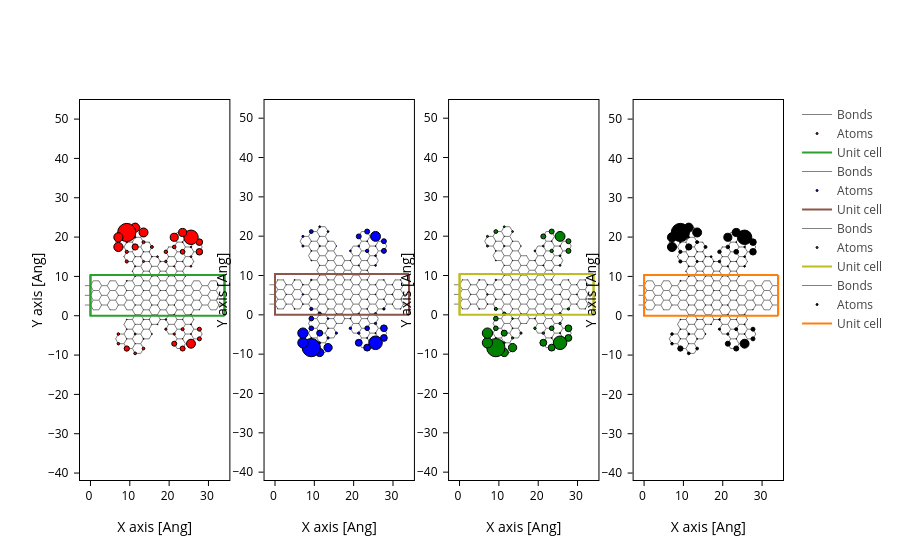

This figure's notebook cell:
### Code cell
## Eigen states
es = H.eigenstate(k=(0,0,0))
states_near_fermi = range(len(H) // 2 - 2, len(H)//2 + 2)
es_fermi = es.sub(states_near_fermi)

plots = [
    graphene.plot(axes="xy", atoms_style=[{"size": n*15, "color": c}])
    for n, c in zip(es_fermi.norm2(projection="orbital"), ("red", "blue", "green", "black"))
]

viz.merge_plots(*plots, composite_method="subplots", cols=4)

### Figure 1 — Plotly figure (JSON) as saved in the notebook; plotly's stock layout.template omitted (floating-point values rounded to 4 significant figures; data arrays with more than 128 entries replaced by an {"elided": "..."} marker saying what was removed)
{"data": [{"line": {"color": "gray", "width": 1}, "meta": {"i_plot": 0}, "mode": "lines", "name": "Bonds", "opacity": 1, "type": "scatter", "x": {"elided": "7644 float values"}, "xaxis": "x", "y": {"elided": "7644 float values"}, "yaxis": "y"}, {"marker": {"color": "red", "line": {"color": "black", "width": 1}, "opacity": 1, "size": {"elided": "262 float values"}}, "meta": {"i_plot": 0}, "mode": "markers", "name": "Atoms", "opacity": 1, "type": "scatter", "x": {"elided": "262 float values"}, "xaxis": "x", "y": {"elided": "262 float values"}, "yaxis": "y"}, {"meta": {"i_plot": 0}, "mode": "lines", "name": "Unit cell", "type": "scatter", "x": [0.0, 0.0, 34.08, 34.08, 0.0, 0.0, NaN, 0.0, 0.0, 0.0, 34.08, 34.08, 0.0, NaN, 34.08, 34.08, NaN, 34.08, 34.08], "xaxis": "x", "y": [0.0, 10.38, 10.38, 10.38, 10.38, 10.38, NaN, 10.38, 0.0, 0.0, 0.0, 0.0, 0.0, NaN, 10.38, 0.0, NaN, 10.38, 0.0], "yaxis": "y"}, {"line": {"color": "gray", "width": 1}, "meta": {"i_plot": 1}, "mode": "lines", "name": "Bonds", "opacity": 1, "type": "scatter", "x": {"elided": "7644 float values"}, "xaxis": "x2", "y": {"elided": "7644 float values"}, "yaxis": "y2"}, {"marker": {"color": "blue", "line": {"color": "black", "width": 1}, "opacity": 1, "size": {"elided": "262 float values"}}, "meta": {"i_plot": 1}, "mode": "markers", "name": "Atoms", "opacity": 1, "type": "scatter", "x": {"elided": "262 float values"}, "xaxis": "x2", "y": {"elided": "262 float values"}, "yaxis": "y2"}, {"meta": {"i_plot": 1}, "mode": "lines", "name": "Unit cell", "type": "scatter", "x": [0.0, 0.0, 34.08, 34.08, 0.0, 0.0, NaN, 0.0, 0.0, 0.0, 34.08, 34.08, 0.0, NaN, 34.08, 34.08, NaN, 34.08, 34.08], "xaxis": "x2", "y": [0.0, 10.38, 10.38, 10.38, 10.38, 10.38, NaN, 10.38, 0.0, 0.0, 0.0, 0.0, 0.0, NaN, 10.38, 0.0, NaN, 10.38, 0.0], "yaxis": "y2"}, {"line": {"color": "gray", "width": 1}, "meta": {"i_plot": 2}, "mode": "lines", "name": "Bonds", "opacity": 1, "type": "scatter", "x": {"elided": "7644 float values"}, "xaxis": "x3", "y": {"elided": "7644 float values"}, "yaxis": "y3"}, {"marker": {"color": "green", "line": {"color": "black", "width": 1}, "opacity": 1, "size": {"elided": "262 float values"}}, "meta": {"i_plot": 2}, "mode": "markers", "name": "Atoms", "opacity": 1, "type": "scatter", "x": {"elided": "262 float values"}, "xaxis": "x3", "y": {"elided": "262 float values"}, "yaxis": "y3"}, {"meta": {"i_plot": 2}, "mode": "lines", "name": "Unit cell", "type": "scatter", "x": [0.0, 0.0, 34.08, 34.08, 0.0, 0.0, NaN, 0.0, 0.0, 0.0, 34.08, 34.08, 0.0, NaN, 34.08, 34.08, NaN, 34.08, 34.08], "xaxis": "x3", "y": [0.0, 10.38, 10.38, 10.38, 10.38, 10.38, NaN, 10.38, 0.0, 0.0, 0.0, 0.0, 0.0, NaN, 10.38, 0.0, NaN, 10.38, 0.0], "yaxis": "y3"}, {"line": {"color": "gray", "width": 1}, "meta": {"i_plot": 3}, "mode": "lines", "name": "Bonds", "opacity": 1, "type": "scatter", "x": {"elided": "7644 float values"}, "xaxis": "x4", "y": {"elided": "7644 float values"}, "yaxis": "y4"}, {"marker": {"color": "black", "line": {"color": "black", "width": 1}, "opacity": 1, "size": {"elided": "262 float values"}}, "meta": {"i_plot": 3}, "mode": "markers", "name": "Atoms", "opacity": 1, "type": "scatter", "x": {"elided": "262 float values"}, "xaxis": "x4", "y": {"elided": "262 float values"}, "yaxis": "y4"}, {"meta": {"i_plot": 3}, "mode": "lines", "name": "Unit cell", "type": "scatter", "x": [0.0, 0.0, 34.08, 34.08, 0.0, 0.0, NaN, 0.0, 0.0, 0.0, 34.08, 34.08, 0.0, NaN, 34.08, 34.08, NaN, 34.08, 34.08], "xaxis": "x4", "y": [0.0, 10.38, 10.38, 10.38, 10.38, 10.38, NaN, 10.38, 0.0, 0.0, 0.0, 0.0, 0.0, NaN, 10.38, 0.0, NaN, 10.38, 0.0], "yaxis": "y4"}], "layout": {"scene": {"aspectmode": "data", "xaxis": {"title": {"text": "X axis [Ang]"}}, "yaxis": {"title": {"text": "Y axis [Ang]"}}}, "xaxis": {"anchor": "y", "domain": [0, 0.2125], "scaleanchor": "y", "scaleratio": 1, "title": {"text": "X axis [Ang]"}}, "xaxis2": {"anchor": "y2", "domain": [0.2625, 0.475], "scaleanchor": "y2", "scaleratio": 1, "title": {"text": "X axis [Ang]"}}, "xaxis3": {"anchor": "y3", "domain": [0.525, 0.7375], "scaleanchor": "y3", "scaleratio": 1, "title": {"text": "X axis [Ang]"}}, "xaxis4": {"anchor": "y4", "domain": [0.7875, 1], "scaleanchor": "y4", "scaleratio": 1, "title": {"text": "X axis [Ang]"}}, "yaxis": {"anchor": "x", "domain": [0, 1], "title": {"text": "Y axis [Ang]"}}, "yaxis2": {"anchor": "x2", "domain": [0, 1], "title": {"text": "Y axis [Ang]"}}, "yaxis3": {"anchor": "x3", "domain": [0, 1], "title": {"text": "Y axis [Ang]"}}, "yaxis4": {"anchor": "x4", "domain": [0, 1], "title": {"text": "Y axis [Ang]"}}}}
